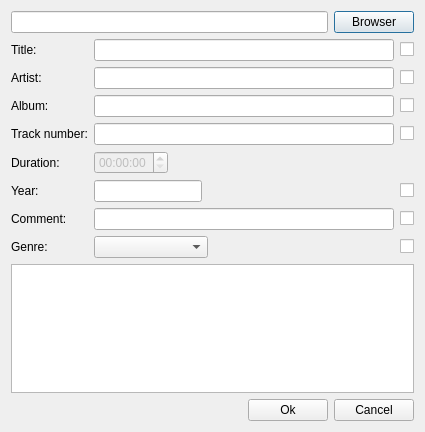
<?xml version="1.0" encoding="UTF-8"?>
<ui version="4.0">
 <class>TagEdition</class>
 <widget class="QDialog" name="TagEdition">
  <property name="windowModality">
   <enum>Qt::ApplicationModal</enum>
  </property>
  <property name="geometry">
   <rect>
    <x>0</x>
    <y>0</y>
    <width>425</width>
    <height>432</height>
   </rect>
  </property>
  <property name="windowTitle">
   <string>Tag Editor</string>
  </property>
  <layout class="QVBoxLayout" name="verticalLayout">
   <item>
    <layout class="QHBoxLayout" name="horizontalLayout_8">
     <item>
      <widget class="QLineEdit" name="uriTextedit"/>
     </item>
     <item>
      <widget class="QPushButton" name="fileBrowser">
       <property name="text">
        <string>Browser</string>
       </property>
      </widget>
     </item>
    </layout>
   </item>
   <item>
    <layout class="QGridLayout" name="gridLayout">
     <item row="0" column="0">
      <widget class="QLabel" name="titlelabel">
       <property name="sizePolicy">
        <sizepolicy hsizetype="Maximum" vsizetype="Preferred">
         <horstretch>0</horstretch>
         <verstretch>0</verstretch>
        </sizepolicy>
       </property>
       <property name="text">
        <string>Title:</string>
       </property>
       <property name="buddy">
        <cstring>TitleEdit</cstring>
       </property>
      </widget>
     </item>
     <item row="0" column="1" colspan="4">
      <widget class="QLineEdit" name="TitleEdit"/>
     </item>
     <item row="0" column="5">
      <widget class="QCheckBox" name="cbtitre">
       <property name="text">
        <string/>
       </property>
      </widget>
     </item>
     <item row="1" column="0">
      <widget class="QLabel" name="artistlabel">
       <property name="text">
        <string>Artist:</string>
       </property>
       <property name="buddy">
        <cstring>artistEdit</cstring>
       </property>
      </widget>
     </item>
     <item row="1" column="1" colspan="4">
      <widget class="QLineEdit" name="artistEdit"/>
     </item>
     <item row="1" column="5">
      <widget class="QCheckBox" name="cbartist">
       <property name="text">
        <string/>
       </property>
      </widget>
     </item>
     <item row="2" column="0">
      <widget class="QLabel" name="albumlabel">
       <property name="text">
        <string>Album:</string>
       </property>
       <property name="buddy">
        <cstring>albumEdit</cstring>
       </property>
      </widget>
     </item>
     <item row="2" column="1" colspan="4">
      <widget class="QLineEdit" name="albumEdit"/>
     </item>
     <item row="2" column="5">
      <widget class="QCheckBox" name="cbalbum">
       <property name="text">
        <string/>
       </property>
      </widget>
     </item>
     <item row="3" column="0">
      <widget class="QLabel" name="trackLabel">
       <property name="text">
        <string>Track number:</string>
       </property>
       <property name="buddy">
        <cstring>trackEdit</cstring>
       </property>
      </widget>
     </item>
     <item row="3" column="1" colspan="4">
      <widget class="QLineEdit" name="trackEdit">
       <property name="locale">
        <locale language="English" country="UnitedStates"/>
       </property>
       <property name="inputMask">
        <string/>
       </property>
      </widget>
     </item>
     <item row="3" column="5">
      <widget class="QCheckBox" name="cbTrack">
       <property name="text">
        <string/>
       </property>
      </widget>
     </item>
     <item row="4" column="0">
      <widget class="QLabel" name="durationlabel">
       <property name="text">
        <string>Duration:</string>
       </property>
       <property name="buddy">
        <cstring>timeEdit</cstring>
       </property>
      </widget>
     </item>
     <item row="4" column="1">
      <widget class="QTimeEdit" name="timeEdit">
       <property name="enabled">
        <bool>false</bool>
       </property>
      </widget>
     </item>
     <item row="4" column="2" colspan="3">
      <spacer>
       <property name="orientation">
        <enum>Qt::Horizontal</enum>
       </property>
       <property name="sizeHint" stdset="0">
        <size>
         <width>177</width>
         <height>22</height>
        </size>
       </property>
      </spacer>
     </item>
     <item row="5" column="0">
      <widget class="QLabel" name="labelYear">
       <property name="text">
        <string>Year:</string>
       </property>
       <property name="buddy">
        <cstring>lineEdit</cstring>
       </property>
      </widget>
     </item>
     <item row="5" column="1" colspan="2">
      <widget class="QLineEdit" name="lineEdit">
       <property name="sizePolicy">
        <sizepolicy hsizetype="Minimum" vsizetype="Fixed">
         <horstretch>0</horstretch>
         <verstretch>0</verstretch>
        </sizepolicy>
       </property>
       <property name="maxLength">
        <number>4</number>
       </property>
      </widget>
     </item>
     <item row="5" column="3" colspan="2">
      <spacer>
       <property name="orientation">
        <enum>Qt::Horizontal</enum>
       </property>
       <property name="sizeHint" stdset="0">
        <size>
         <width>118</width>
         <height>22</height>
        </size>
       </property>
      </spacer>
     </item>
     <item row="5" column="5">
      <widget class="QCheckBox" name="cbYear">
       <property name="text">
        <string/>
       </property>
      </widget>
     </item>
     <item row="6" column="0">
      <widget class="QLabel" name="commentlabel">
       <property name="text">
        <string>Comment:</string>
       </property>
       <property name="buddy">
        <cstring>commetEdit</cstring>
       </property>
      </widget>
     </item>
     <item row="6" column="1" colspan="4">
      <widget class="QLineEdit" name="commetEdit"/>
     </item>
     <item row="6" column="5">
      <widget class="QCheckBox" name="cbcomment">
       <property name="text">
        <string/>
       </property>
      </widget>
     </item>
     <item row="7" column="0">
      <widget class="QLabel" name="kindlabel">
       <property name="text">
        <string>Genre:</string>
       </property>
       <property name="buddy">
        <cstring>genreCombobox</cstring>
       </property>
      </widget>
     </item>
     <item row="7" column="1" colspan="3">
      <widget class="QComboBox" name="genreCombobox">
       <property name="sizePolicy">
        <sizepolicy hsizetype="Expanding" vsizetype="Preferred">
         <horstretch>0</horstretch>
         <verstretch>0</verstretch>
        </sizepolicy>
       </property>
       <property name="minimumSize">
        <size>
         <width>0</width>
         <height>0</height>
        </size>
       </property>
      </widget>
     </item>
     <item row="7" column="4">
      <spacer>
       <property name="orientation">
        <enum>Qt::Horizontal</enum>
       </property>
       <property name="sizeType">
        <enum>QSizePolicy::Expanding</enum>
       </property>
       <property name="sizeHint" stdset="0">
        <size>
         <width>68</width>
         <height>22</height>
        </size>
       </property>
      </spacer>
     </item>
     <item row="7" column="5">
      <widget class="QCheckBox" name="cbgenre">
       <property name="sizePolicy">
        <sizepolicy hsizetype="Minimum" vsizetype="Fixed">
         <horstretch>0</horstretch>
         <verstretch>0</verstretch>
        </sizepolicy>
       </property>
       <property name="maximumSize">
        <size>
         <width>16777215</width>
         <height>16777215</height>
        </size>
       </property>
       <property name="text">
        <string/>
       </property>
      </widget>
     </item>
    </layout>
   </item>
   <item>
    <widget class="QTextEdit" name="textEdit"/>
   </item>
   <item>
    <layout class="QHBoxLayout" name="horizontalLayout_9">
     <item>
      <spacer>
       <property name="orientation">
        <enum>Qt::Horizontal</enum>
       </property>
       <property name="sizeHint" stdset="0">
        <size>
         <width>211</width>
         <height>20</height>
        </size>
       </property>
      </spacer>
     </item>
     <item>
      <widget class="QPushButton" name="okButton">
       <property name="text">
        <string>Ok</string>
       </property>
      </widget>
     </item>
     <item>
      <widget class="QPushButton" name="cancelbutton">
       <property name="text">
        <string>Cancel</string>
       </property>
      </widget>
     </item>
    </layout>
   </item>
  </layout>
 </widget>
 <tabstops>
  <tabstop>uriTextedit</tabstop>
  <tabstop>fileBrowser</tabstop>
  <tabstop>TitleEdit</tabstop>
  <tabstop>cbtitre</tabstop>
  <tabstop>artistEdit</tabstop>
  <tabstop>cbartist</tabstop>
  <tabstop>albumEdit</tabstop>
  <tabstop>cbalbum</tabstop>
  <tabstop>trackEdit</tabstop>
  <tabstop>cbTrack</tabstop>
  <tabstop>timeEdit</tabstop>
  <tabstop>lineEdit</tabstop>
  <tabstop>cbYear</tabstop>
  <tabstop>commetEdit</tabstop>
  <tabstop>cbcomment</tabstop>
  <tabstop>genreCombobox</tabstop>
  <tabstop>cbgenre</tabstop>
  <tabstop>okButton</tabstop>
  <tabstop>cancelbutton</tabstop>
 </tabstops>
 <resources/>
 <connections/>
</ui>
